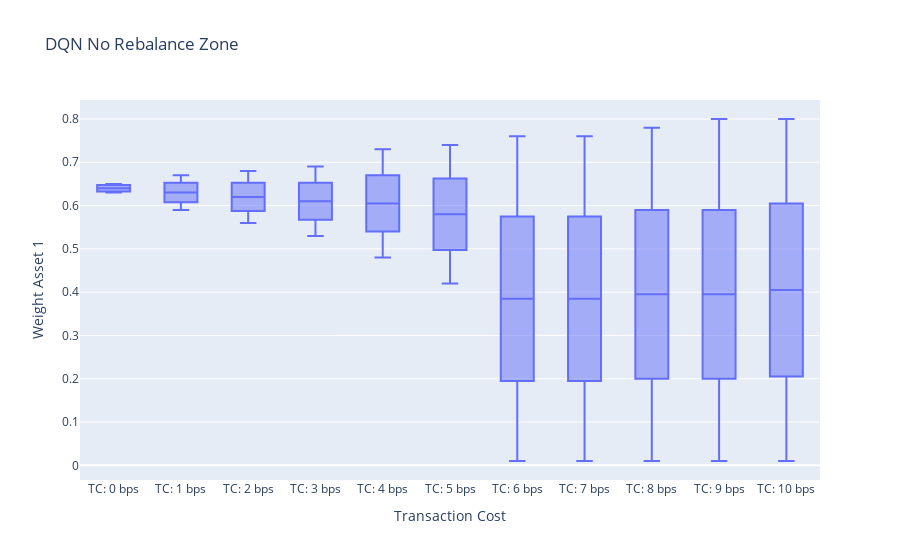

The notebook cell saved with this chart:
### Code cell
# Create a DataFrame from the dictionary, excluding keys with empty values
df = pd.DataFrame.from_dict(dqn_noreb, orient='index').T

# Create a box plot using Plotly
fig = px.box(df, title="DQN No Rebalance Zone").update_layout(yaxis_title="Weight Asset 1", xaxis_title="Transaction Cost")

# Show the plot
fig.show()

### Figure 1 — Plotly figure (JSON) as saved in the notebook; plotly's stock layout.template omitted (floating-point values rounded to 4 significant figures; data arrays with more than 128 entries replaced by an {"elided": "..."} marker saying what was removed)
{"data": [{"alignmentgroup": "True", "hovertemplate": "variable=%{x}<br>value=%{y}<extra></extra>", "legendgroup": "", "marker": {"color": "#636efa"}, "name": "", "notched": false, "offsetgroup": "", "orientation": "v", "showlegend": false, "type": "box", "x": {"elided": "880 str values"}, "x0": " ", "xaxis": "x", "y": {"elided": "880 float values"}, "y0": " ", "yaxis": "y"}], "layout": {"boxmode": "group", "legend": {"tracegroupgap": 0}, "title": {"text": "DQN No Rebalance Zone"}, "xaxis": {"anchor": "y", "domain": [0, 1], "title": {"text": "Transaction Cost"}}, "yaxis": {"anchor": "x", "domain": [0, 1], "title": {"text": "Weight Asset 1"}}}}
